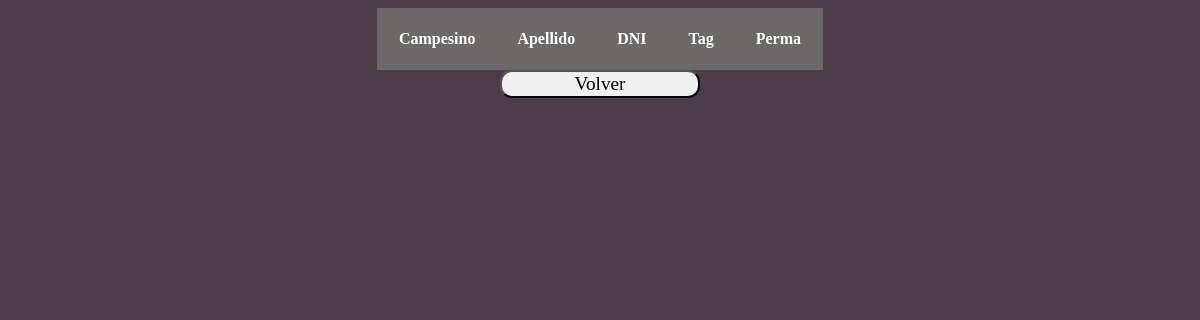
Page /php/tablaplebe.php (signed in) on the earlier database version.
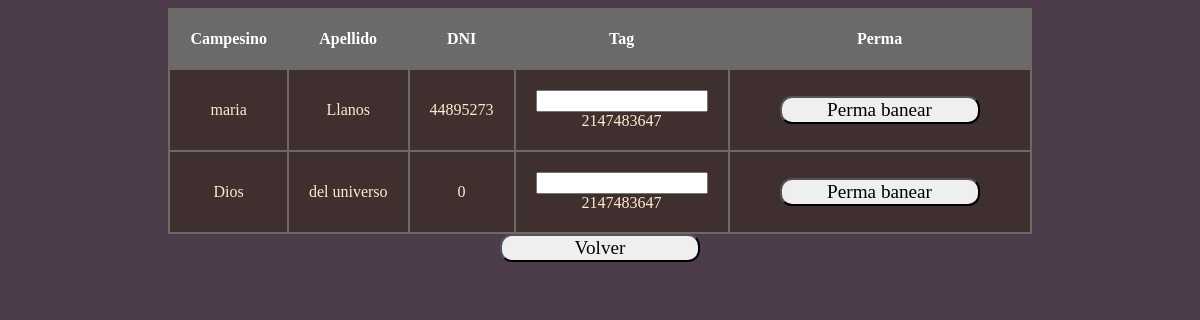
Same page on the later database version.
### tables this page shows
CREATE TABLE `usuarios` (
  `id` int(11) NOT NULL,
  `nombre` varchar(255) NOT NULL,
  `apellido` varchar(255) NOT NULL,
  `dni` int(11) NOT NULL,
  `edad` int(11) NOT NULL,
  `contrasena` varchar(255) NOT NULL,
  `nusuario` varchar(255) NOT NULL,
  `email` varchar(255) NOT NULL,
  `estado` varchar(50) NOT NULL
);

CREATE TABLE `tags` (
  `id` int(11) NOT NULL,
  `idu` int(11) NOT NULL,
  `tag` int(11) NOT NULL,
  `estado` varchar(255) NOT NULL
);

### php/tablaplebe.php (the view, shortened to what this page needs)
<?php
$inc=include('conexion.php');
include('validar-delete.php');
?>
<!DOCTYPE html>
<html lang="en">
<head>
	<link rel = "stylesheet" href = "../css/css_tabla.css">
</head>
<body>
<?php
		if ($inc) {
			$consulta = "SELECT * FROM usuarios INNER JOIN tags ON usuarios.id = tags.idu ";
			$resultado = mysqli_query($conex,$consulta);
		}
		?>
		        <table class = "tabla" >
					  	<thead>
								<th class = "col">Campesino</th>
								<th class = "col">Apellido</th>
								<th class = "col">DNI</th>
								<th class = "col">Tag</th>
								<th class = "col">Perma</th>
						</thead>
						<tbody>
								<?php while($row = $resultado->fetch_assoc()){    ?>
		            	<tr>
										<td class = "fil"><?php  echo $row['nombre'] ?></td>
										<td class = "fil"><?php  echo $row['apellido'] ?></td>
										<td class = "fil"><?php  echo $row['dni'] ?></td>
                                        <form  method="post">
										<td class = "fil"><input type="text" name="tag" pattern="[0-9]+"><?php  echo $row['tag'] ?></input></td>
										<td class = "fil"><button type="submit" name="mandar" value="mandar">Perma banear</button></td>
										</form>
		   					 <?php }
							 ?>
						</tbody>
		        </table>
				<main class="contenido">
<a href="index.php"><button type="submit" name="mandar" value="mandar">Volver</button></a>
</main>
</body>
</html>

Differences in the rows shown:
added usuarios: nombre "maria", apellido "Llanos", dni "44895273", tags.tag "2147483647"
added usuarios: nombre "Dios", apellido "del universo", dni "0", tags.tag "2147483647"
